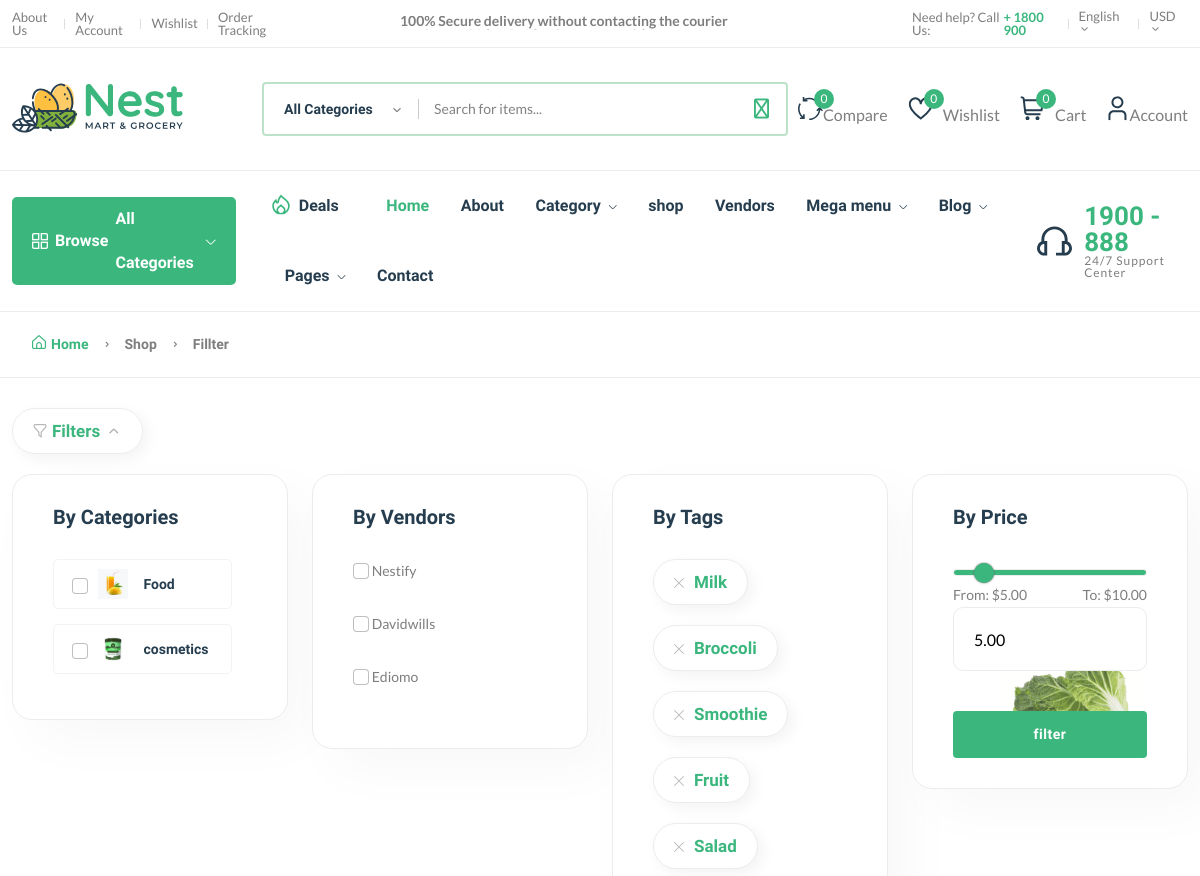
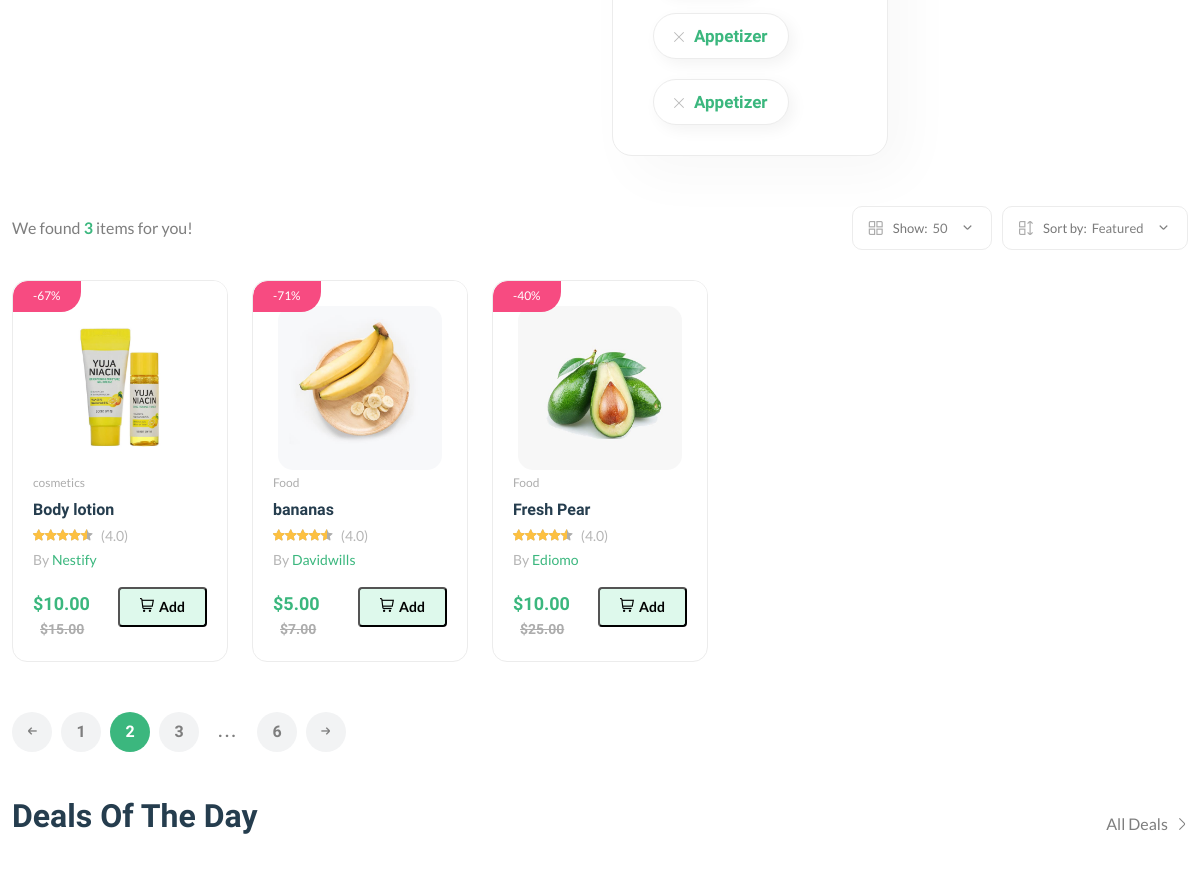
The app's page /product/ (upper part), older data (2 pictures, top to bottom).
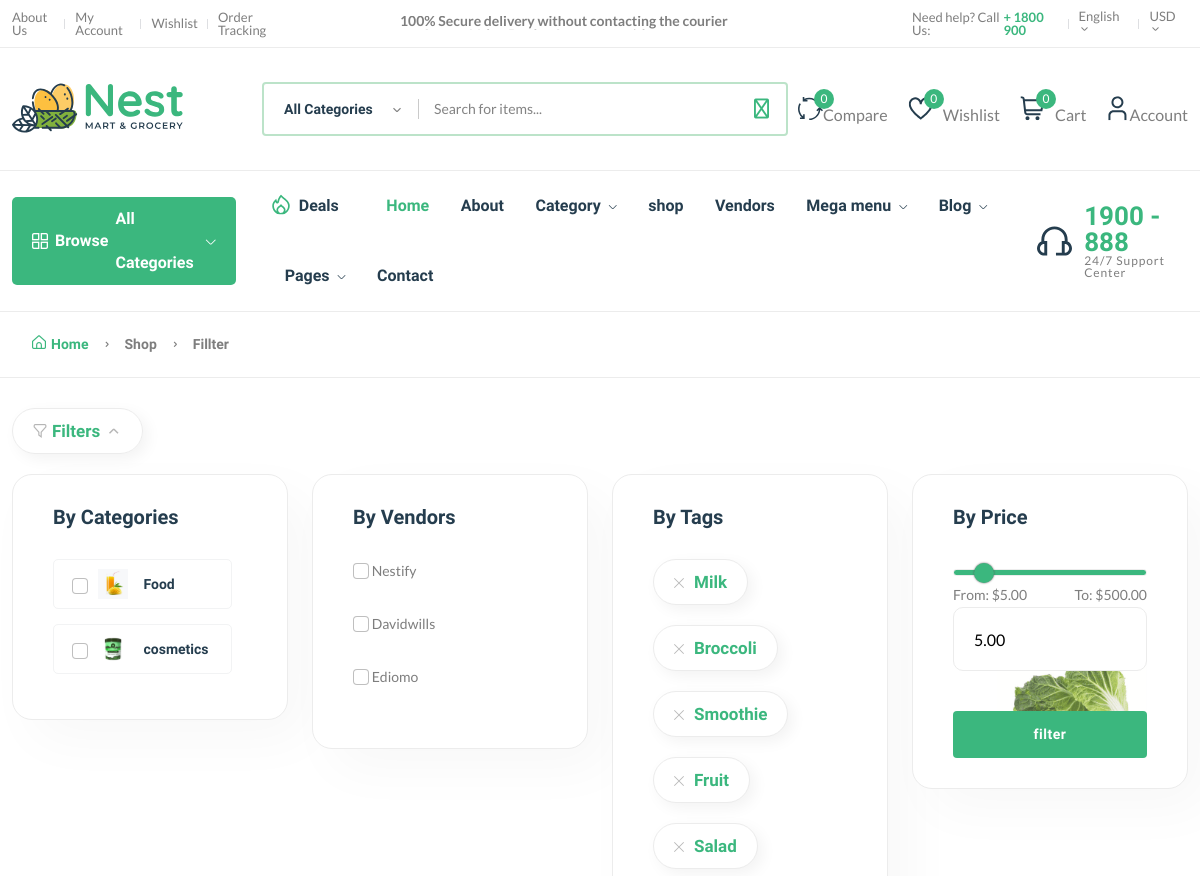
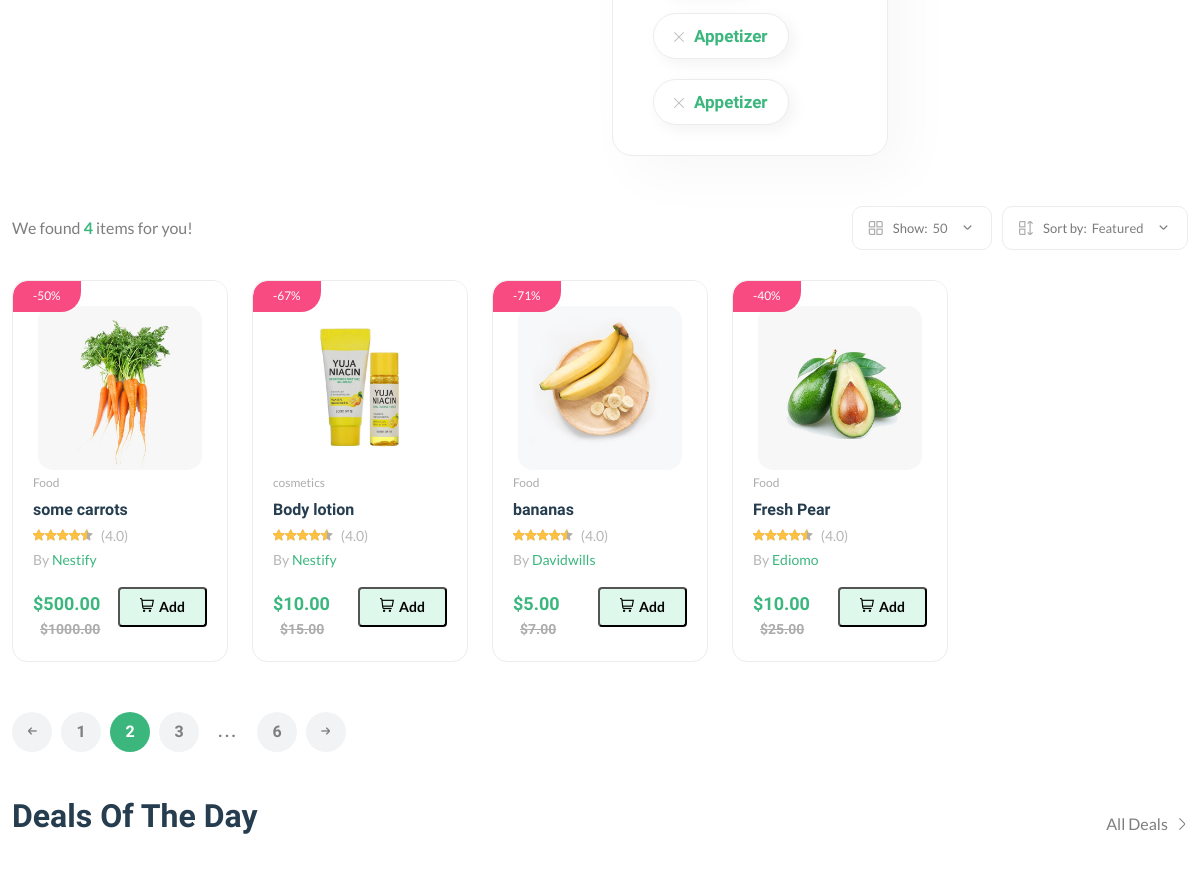
The same page, newer data (2 pictures, top to bottom).
### core/models.py (models this page shows, shortened)
class Category(models.Model):
    cid = ShortUUIDField(unique=True,length=10,max_length=20,prefix="cat",alphabet="abcdefgh12345")
    title = models.CharField(max_length=100, default="Food")
    image= models.ImageField(upload_to="category", default="category.jpg")
    class Meta:
        verbose_name_plural = "Categories"

class Vendor(models.Model):
    vid = ShortUUIDField(unique=True,length=10,max_length=20,prefix="ven",alphabet="abcdefgh12345")
    title = models.CharField(max_length=100,default="Nestify")
    image= models.ImageField(upload_to=user_directory_path, default="vendor.jpg")
    cover_image= models.ImageField(upload_to=user_directory_path, default="vendor.jpg")
    description = RichTextUploadingField(null=True, blank=True, default="i am an Amazing vendor")
    address = models.CharField(max_length=100, default="123 main street.")
    contact = models.CharField(max_length=100,default="+123 (456) 789")
    chat_response_time = models.CharField(max_length=100, default="100")
    shipping_on_time = models.CharField(max_length=100, default="100")
    authentic_rating = models.CharField(max_length=100, default="100")
    days_return = models.CharField(max_length=100, default="100")
    warranty_period = models.CharField(max_length=100, default="100")
    user= models.ForeignKey(User, on_delete=models.SET_NULL, null=True)
    date = models.DateTimeField(auto_now_add=True, null=True, blank=True)
    class Meta:
        verbose_name_plural = "Vendors"
    def __str__(self):
        return self.title

class Product(models.Model):
    pid = ShortUUIDField(unique=True,length=10,max_length=20,alphabet="abcdefgh12345")
    user= models.ForeignKey(User, on_delete=models.SET_NULL, null=True)
    category= models.ForeignKey(Category, on_delete=models.SET_NULL, null=True, related_name="category")
    vendor= models.ForeignKey(Vendor, on_delete=models.SET_NULL, null=True,related_name="product")
    title = models.CharField(max_length=100, default="Fresh Pear")
    image= models.ImageField(upload_to=user_directory_path, default="product.jpg")
    description = RichTextUploadingField(null=True, blank=True, default="This is the products")
    price = models.DecimalField(max_digits=99999999999,decimal_places=2,default="1.99")
    old_price = models.DecimalField(max_digits=99999999999,decimal_places=2,default="2.99")
    specifications = RichTextUploadingField(null=True, blank=True)
    typ = models.CharField(max_length=100, default="Organic", null=True, blank=True)
    stock_count = models.CharField(max_length=100, default="10", null=True, blank=True)
    life = models.CharField(max_length=100, default="100 Days", null=True, blank=True)
    mfd = models.DateTimeField(auto_now_add=False, null=True, blank=True)
    tags = TaggableManager(blank=True)
    product_status = models.CharField(choices=STATUS,max_length=10, default="in_review")
    status = models.BooleanField(default=True)
    in_stock = models.BooleanField(default=True)
    featured = models.BooleanField(default=False)
    digital = models.BooleanField(default=False)
    sku = ShortUUIDField(unique=True,length=4,max_length=10,prefix="sku",alphabet="1234567890")
    date = models.DateTimeField(auto_now_add=True)
    updated = models.DateTimeField(null=True, blank=True)
    class Meta:
        verbose_name_plural = "Products"
    def get_percentage(self):
        new_price = (self.price / self.old_price) * 100
        return new_price

### core/views.py (the view)
# urls.py: path('product/', views.product_list_view, name='product-list'),
def product_list_view(request):
    products = Product.objects.filter(product_status="published")
    context = {
        "products":products
    }
    template = loader.get_template("product-filter.html")
    return HttpResponse(template.render(context,request))

### core/templates/product-filter.html (shortened to what this page needs)
{% extends 'partials/base.html' %}
{% load static %}
{% block content %}
<head>
</head>
<main class="main">
    <div class="page-header breadcrumb-wrap">
        <div class="container">
            <div class="breadcrumb">
                <a href="index.html" rel="nofollow"><i class="fi-rs-home mr-5"></i>Home</a>
                <span></span> Shop <span></span> Fillter
            </div>
        </div>
    </div>
    <div class="container mb-30 mt-30">
        <div class="row">
            <div class="col-lg-12">
                <a class="shop-filter-toogle" href="#">
                    <span class="fi-rs-filter mr-5"></span>
                    Filters
                    <i class="fi-rs-angle-small-up angle-up"></i>
                </a>
                <div class="shop-product-fillter-header">
                    <div class="row">
                        <div class="col-xl-3 col-lg-6 col-md-6 mb-lg-0 mb-md-2 mb-sm-2">
                            <div class="card">
                                <h5 class="mb-30">By Categories</h5>
                                <div class="categories-dropdown-wrap font-heading">
                                    <ul>
                                        {% for categories in categories %}
                                        <li>
                                            <input class="form-check-input filter-checkbox" data-filter="category" type="checkbox" name="checkbox" id="exampleCheckbox2" value="{{categories.id}}" />
                                            <a href="http://127.0.0.1:8000/category/{{categories.cid}}"> <img src="{{categories.image.url}}" alt="" />{{categories.title}}</a>
                                        </li>
                                       {% endfor %}
                                    </ul>
                                </div>
                            </div>
                        </div>
                        <div class="col-xl-3 col-lg-6 col-md-6 mb-lg-0 mb-md-2 mb-sm-2">
                            <div class="card">
                                <h5 class="mb-30">By Vendors</h5>
                                <div class="d-flex">
                                    <div class="customeee-checkbox mr-80">
                                        {% for v in vendors %}
                                            <input class="form-check-input filter-checkbox" data-filter="vendor" type="checkbox" name="checkbox" id="exampleCheckbox1" value="{{v.vid}}" />
                                            <label class="form-check-label" for="exampleCheckbox1" ><span>{{v.title}}</span></label>
                                            <br />
                                            <br />
                                        {% endfor %}
                                    </div>
                                </div>
                            </div>
                        </div>
                        <div class="col-xl-3 col-lg-6 col-md-6 mb-lg-0 mb-md-2 mb-sm-2">
                            <div class="card">
                                <h5 class="mb-30">By Tags</h5>
                                <div class="sidebar-widget widget-tags">
                                    <ul class="tags-list">
                                        <li class="hover-up">
                                            <a href="blog-category-grid.html"><i class="fi-rs-cross mr-10"></i>Milk</a>
                                        </li>
                                        <li class="hover-up">
                                            <a href="blog-category-grid.html"><i class="fi-rs-cross mr-10"></i>Broccoli</a>
                                        </li>
                                        <li class="hover-up">
                                            <a href="blog-category-grid.html"><i class="fi-rs-cross mr-10"></i>Smoothie</a>
                                        </li>
                                        <li class="hover-up">
                                            <a href="blog-category-grid.html"><i class="fi-rs-cross mr-10"></i>Fruit</a>
                                        </li>
                                        <li class="hover-up mr-0">
                                            <a href="blog-category-grid.html"><i class="fi-rs-cross mr-10"></i>Salad</a>
                                        </li>
                                        <li class="hover-up mr-0">
                                            <a href="blog-category-grid.html"><i class="fi-rs-cross mr-10"></i>Appetizer</a>
                                        </li>
                                        <li class="hover-up mr-0 mb-0">
                                            <a href="blog-category-grid.html"><i class="fi-rs-cross mr-10"></i>Appetizer</a>
                                        </li>
                                    </ul>
                                </div>
                            </div>
                        </div>
                        <div class="col-xl-3 col-lg-6 col-md-6 mb-lg-0 mb-md-5 mb-sm-5">
                            <div class="card">
                                <h5 class="mb-10">By Price</h5>
                                <div class="sidebar-widget price_range range">
                                    <div class="price-filter mb-20">
                                        <div class="price-filter-inner">
                                            <input type="range" id="range" class="slider-range" value="{{ min_max_price.price__min|floatformat:2 }}" min="{{ min_max_price.price__min }}" max="{{ min_max_price.price__max }}" name="range" oninput="max_price.value = this.value ">
                                            <div class="d-flex justify-content-between">
                                                <div class="caption">From: <strong id="slider-range-value1" class="text-brand"></strong>${{ min_max_price.price__min|floatformat:2 }}</div>
                                                <div class="caption">To: <strong id="slider-range-value2" class="text-brand"></strong>${{ min_max_price.price__max|floatformat:2 }}</div>
                                            </div>
                                            <input type="number" name="checkbox" id="max_price" min="{{ min_max_price.price__min }}" max="{{ min_max_price.price__max }}" value="{{ min_max_price.price__min|floatformat:2 }}" placeholder="Current Price" onkeyup="range.value = this.value">
                                        </div>
                                    </div>
                                    <div class="custome-checkbox">
                                        <button class="btn mt-20 w-100" id="price-filter-btn" type="button">filter</button>
                                    </div>
                                </div>
                            </div>
                        </div>
                    </div>
                </div>
            </div>
            <div class="col-12">
                <div class="shop-product-fillter">
                    <div class="totall-product">
                        <p>We found <strong class="text-brand">{{products.count}}</strong> item{{products.count|pluralize}} for you!</p>
                    </div>
                    <div class="sort-by-product-area">
                        <div class="sort-by-cover mr-10">
                            <div class="sort-by-product-wrap">
                                <div class="sort-by">
                                    <span><i class="fi-rs-apps"></i>Show:</span>
                                </div>
                                <div class="sort-by-dropdown-wrap">
                                    <span> 50 <i class="fi-rs-angle-small-down"></i></span>
                                </div>
                            </div>
                        </div>
                        <div class="sort-by-cover">
                            <div class="sort-by-product-wrap">
                                <div class="sort-by">
                                    <span><i class="fi-rs-apps-sort"></i>Sort by:</span>
                                </div>
                                <div class="sort-by-dropdown-wrap">
                                    <span> Featured <i class="fi-rs-angle-small-down"></i></span>
                                </div>
                            </div>
                        </div>
                    </div>
                </div>
                <div class="row product-grid" id="filtered-product">
                    {% for product in products reversed %}
                    <div class="col-lg-1-5 col-md-4 col-12 col-sm-6">
                        <div class="product-cart-wrap mb-30">
                            <div class="product-img-action-wrap">
                                <div class="product-img product-img-zoom">
                                    <a href="http://127.0.0.1:8000/product/{{product.pid}}">
                                        <img class="default-img" src="{{product.image.url}}" alt="" />
                                    </a>
                                </div>
                                <div class="product-badges product-badges-position product-badges-mrg">
                                    <span class="hot">-{{product.get_percentage|floatformat:0}}%</span>
                                </div>
                            </div>
                            <div class="product-content-wrap">
                                <div class="product-category">
                                    <a href="http://127.0.0.1:8000/product/{{product.pid}}">{{product.category.title}}</a>
                                </div>
                                <h2><a href="shop-product-right.html">{{product.title}}</a></h2>
                                <div class="product-rate-cover">
                                    <div class="product-rate d-inline-block">
                                        <div class="product-rating" style="width: 90%"></div>
                                    </div>
                                    <span class="font-small ml-5 text-muted"> (4.0)</span>
                                </div>
                                <div>
                                    <span class="font-small text-muted">By <a href="vendor-details-1.html">{{product.vendor}}</a></span>
                                </div>
                                <div class="product-card-bottom">
                                    <div class="product-price">
                                        <span>$<span class="current-product-price-{{ product.id}}">{{product.price}}</span></span>
                                        <span class="old-price">${{product.old_price}}</span>
                                    </div>
                                    <div class="add-cart">
                                        <button class="add add-to-cart-btn b-none" data-index="{{ product.id }}"><i class="fi-rs-shopping-cart mr-5" id="add-to-cart-btn"></i>Add </button>
                                    </div>
                                </div>
                            </div>
                        </div>
                    </div>
                    {% endfor %}
                </div>
                <div class="pagination-area mt-20 mb-20">
                    <nav aria-label="Page navigation example">
                        <ul class="pagination justify-content-start">
                            <li class="page-item">
                                <a class="page-link" href="#"><i class="fi-rs-arrow-small-left"></i></a>
                            </li>
                            <li class="page-item"><a class="page-link" href="#">1</a></li>
                            <li class="page-item active"><a class="page-link" href="#">2</a></li>
                            <li class="page-item"><a class="page-link" href="#">3</a></li>
                            <li class="page-item"><a class="page-link dot" href="#">...</a></li>
                            <li class="page-item"><a class="page-link" href="#">6</a></li>
                            <li class="page-item">
                                <a class="page-link" href="#"><i class="fi-rs-arrow-small-right"></i></a>
                            </li>
                        </ul>
                    </nav>
                </div>
                <section class="section-padding pb-5">
                    <div class="section-title">
                        <h3 class="">Deals Of The Day</h3>
                        <a class="show-all" href="shop-grid-right.html">
                            All Deals
                            <i class="fi-rs-angle-right"></i>
                        </a>
                    </div>
                </section>
            </div>
        </div>
    </div>
</main>
{% endblock %}

Row changes from the older to the newer data that the page shows:
added Product: image (picture), get_percentage "50", category "Food", title "some carrots", vendor "Nestify", price "500.00", old_price "1000.00"
Text that changed along with them:
{{ min_max_price.price__max|floatformat:2 }}: "10.00" → "500.00"
{{ products.count }}: "3" → "4"
